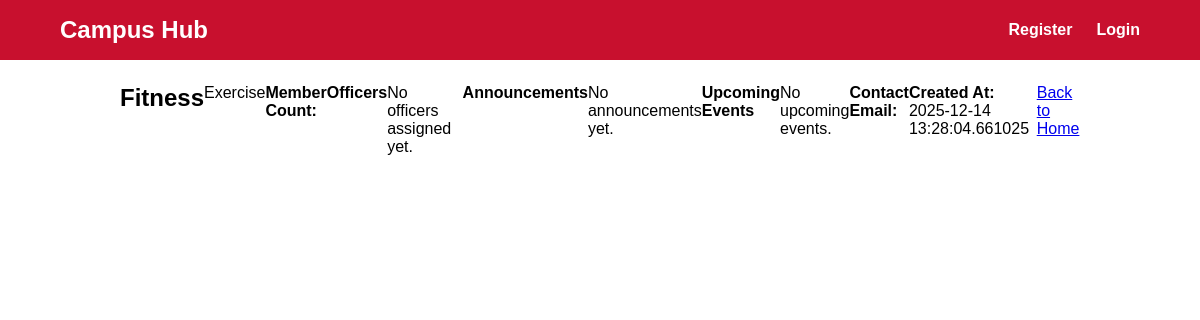
/org/18, run on the app's committed database.
### app/models.py (models this page shows, shortened)
class Organization(db.Model):
    __tablename__ = 'organizations'
    OrgID = db.Column(db.Integer, primary_key=True)
    OrgName = db.Column(db.String(120), nullable=False, unique=True)
    Description = db.Column(db.Text)
    created_at = db.Column(db.DateTime, default=datetime.utcnow)
    updated_at = db.Column(db.DateTime, default=datetime.utcnow, onupdate=datetime.utcnow)
    memberships = db.relationship('Membership', back_populates='organization', cascade='all, delete-orphan')
    announcements = db.relationship('Announcement', back_populates='organization', cascade='all, delete-orphan')
    events = db.relationship('Event', back_populates='organization', cascade='all, delete-orphan')

### app/routes/web_routes.py (the view)
@web_bp.route('/org/<int:org_id>')
def org_detail(org_id):
    org = OrgService.get_org(org_id)
    org.member_count = len(org.memberships) if hasattr(org, 'memberships') else 0
    org.officers = []
    for m in org.memberships:
        for o in m.officer_roles:
            org.officers.append({"name": m.user.FirstName + " " + m.user.LastName, "role": o.RoleName})
    announcements = AnnouncementService.get_org_announcements(org_id)
    for ann in announcements:
        ann.creator_name = ann.creator.membership.user.FirstName + " " + ann.creator.membership.user.LastName
    org.announcements = announcements
    user_id = session.get('user_id')
    is_officer = False
    if user_id:
        for m in org.memberships:
            if m.UserID == user_id and m.officer_roles:
                is_officer = True
                break
    return render_template('org_detail.html', org=org, is_officer=is_officer)

### app/services/announcement_service.py (called while the page is built, shortened)
    @staticmethod
    def get_org_announcements(org_id: int):
        try:
            announcements = Announcement.query.filter_by(OrgID=org_id).order_by(Announcement.DatePosted.desc()).all()
            result = []
            return result
        except SQLAlchemyError as e:
            raise AppError(f"Database error fetching announcements: {str(e)}", code='DB_ERROR', http_status=500)

### app/services/org_service.py (called while the page is built)
    @staticmethod
    def get_org(org_id: int):
        try:
            org = Organization.query.get(org_id)
            if not org:
                raise AppError("Organization not found", code="NOT_FOUND", http_status=404)
            return org
        except SQLAlchemyError as e:
            raise AppError(f"Database error fetching organization: {str(e)}", code="DB_ERROR", http_status=500)

### app/templates/org_detail.html (shortened to what this page needs)
{% extends 'base.html' %}
{% block content %}
<h2>{{ org.OrgName }}</h2>
<p>{{ org.Description }}</p>
<p><strong>Member Count:</strong> {{ member_count }}</p>
<h4>Officers</h4>
{% if officers %}
<ul>
    {% for officer in officers %}
    <li>{{ officer.user_name }} - {{ officer.role_name }}</li>
    {% endfor %}
</ul>
{% else %}
<p>No officers assigned yet.</p>
{% endif %}
<h4>Announcements</h4>
{% if announcements %}
<ul>
    {% for ann in announcements %}
    <li><strong>{{ ann.Title }}</strong> - {{ ann.Content }} <em>({{ ann.DatePosted }})</em></li>
    {% endfor %}
</ul>
{% else %}
<p>No announcements yet.</p>
{% endif %}
<h4>Upcoming Events</h4>
{% if events %}
<ul>
    {% for ev in events %}
    <li><strong>{{ ev.EventName }}</strong> - {{ ev.Description }} <em>on {{ ev.EventDate }} at {{ ev.Location }}</em> (Created by {{ ev.CreatorName }})</li>
    {% endfor %}
</ul>
{% else %}
<p>No upcoming events.</p>
{% endif %}
<p><strong>Contact Email:</strong> {{ org.contact_email }}</p>
<p><strong>Created At:</strong> {{ org.created_at }}</p>
<a href="{{ url_for('web.home') }}" class="btn btn-secondary mt-3">Back to Home</a>
{% endblock %}

### app/static/styles.css (style rules this page uses)
* { margin: 0; padding: 0; box-sizing: border-box; }
html, body { overflow-x: hidden; width: 100%; font-family: Arial, sans-serif; font-size: 1rem; }
:root { --primary-color: #c8102e; --secondary-color: #ffffff; --bg-color: #ffffff; --text-color: #000000; }
body { background-color: var(--bg-color); color: var(--text-color); transition: background 0.3s, color 0.3s; }

### data on the page
Organization: OrgName "Fitness", Description "Exercise", created_at "2025-12-14 13:28:04.661025"
